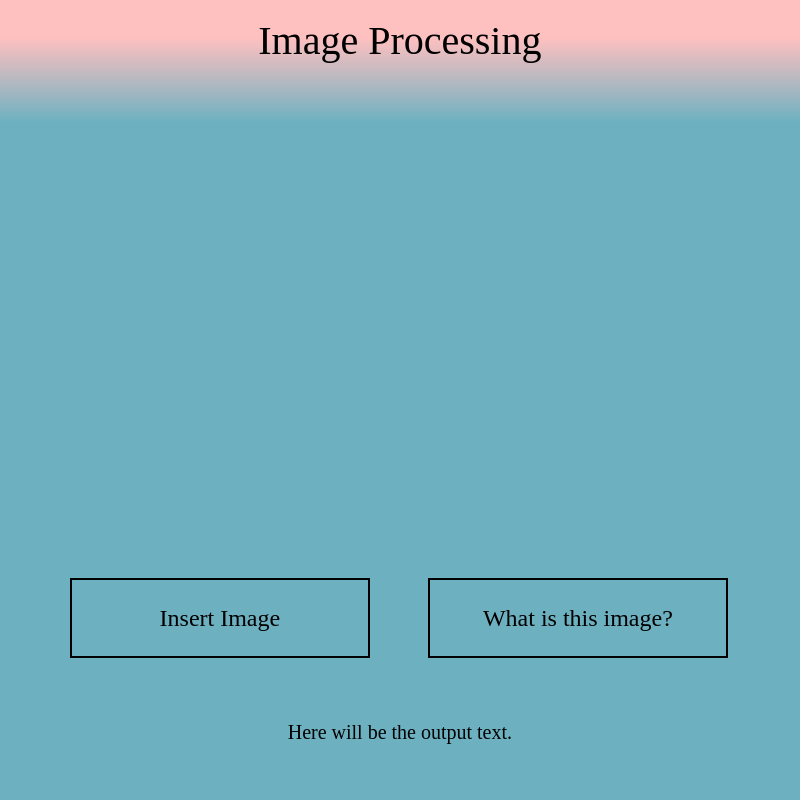
<?xml version="1.0" encoding="UTF-8"?>
<ui version="4.0">
 <class>MainWindow</class>
 <widget class="QMainWindow" name="MainWindow">
  <property name="geometry">
   <rect>
    <x>0</x>
    <y>0</y>
    <width>800</width>
    <height>800</height>
   </rect>
  </property>
  <property name="windowTitle">
   <string>MainWindow</string>
  </property>
  <property name="styleSheet">
   <string notr="true">QMainWindow#MainWindow{
/*background-color: qconicalgradient(cx:0.525, cy:0.534, angle:180.1, stop:0 rgba(109, 177, 193, 255), stop:0.9801 rgba(255, 192, 192, 255));*/
background-color: qlineargradient(spread:pad, x1:1, y1:0.153, x2:1, y2:0.00595455, stop:0 rgba(109, 177, 193, 255), stop:0.721393 rgba(255, 192, 192, 255));
}</string>
  </property>
  <widget class="QWidget" name="centralwidget">
   <layout class="QVBoxLayout" name="verticalLayout_3">
    <item>
     <widget class="QWidget" name="widget_3" native="true">
      <property name="sizePolicy">
       <sizepolicy hsizetype="Minimum" vsizetype="Minimum">
        <horstretch>0</horstretch>
        <verstretch>0</verstretch>
       </sizepolicy>
      </property>
      <property name="styleSheet">
       <string notr="true">color: rgb(0, 0, 0);
font-family: georgia;
font-size: 30pt;</string>
      </property>
      <layout class="QVBoxLayout" name="verticalLayout_4">
       <item>
        <widget class="QLabel" name="title">
         <property name="text">
          <string>Image Processing</string>
         </property>
         <property name="alignment">
          <set>Qt::AlignCenter</set>
         </property>
        </widget>
       </item>
      </layout>
     </widget>
    </item>
    <item>
     <widget class="QWidget" name="widget_2" native="true">
      <property name="sizePolicy">
       <sizepolicy hsizetype="Expanding" vsizetype="Expanding">
        <horstretch>0</horstretch>
        <verstretch>0</verstretch>
       </sizepolicy>
      </property>
      <layout class="QHBoxLayout" name="horizontalLayout_3">
       <item>
        <widget class="QLabel" name="imageLabel">
         <property name="styleSheet">
          <string notr="true">image: url(:/newPrefix/bird.jpg);</string>
         </property>
         <property name="text">
          <string/>
         </property>
        </widget>
       </item>
      </layout>
     </widget>
    </item>
    <item>
     <widget class="QWidget" name="widget" native="true">
      <layout class="QHBoxLayout" name="horizontalLayout">
       <item>
        <widget class="QPushButton" name="pushButton">
         <property name="sizePolicy">
          <sizepolicy hsizetype="Minimum" vsizetype="Minimum">
           <horstretch>0</horstretch>
           <verstretch>0</verstretch>
          </sizepolicy>
         </property>
         <property name="minimumSize">
          <size>
           <width>300</width>
           <height>80</height>
          </size>
         </property>
         <property name="maximumSize">
          <size>
           <width>300</width>
           <height>80</height>
          </size>
         </property>
         <property name="styleSheet">
          <string notr="true">font-family: georgia;
font-size: 18pt;
border-style: solid;
border-width: 2px;
border-color: black;</string>
         </property>
         <property name="text">
          <string>Insert Image</string>
         </property>
        </widget>
       </item>
       <item>
        <widget class="QPushButton" name="submitBtn">
         <property name="sizePolicy">
          <sizepolicy hsizetype="Minimum" vsizetype="Minimum">
           <horstretch>0</horstretch>
           <verstretch>0</verstretch>
          </sizepolicy>
         </property>
         <property name="minimumSize">
          <size>
           <width>300</width>
           <height>80</height>
          </size>
         </property>
         <property name="maximumSize">
          <size>
           <width>300</width>
           <height>80</height>
          </size>
         </property>
         <property name="styleSheet">
          <string notr="true">font-family: georgia;
font-size: 18pt;
border-style: solid;
border-width: 2px;
border-color: black;</string>
         </property>
         <property name="text">
          <string>What is this image?</string>
         </property>
        </widget>
       </item>
      </layout>
     </widget>
    </item>
    <item>
     <widget class="QWidget" name="widget_4" native="true">
      <layout class="QHBoxLayout" name="horizontalLayout_2">
       <item>
        <widget class="QLabel" name="outputTxt">
         <property name="minimumSize">
          <size>
           <width>500</width>
           <height>100</height>
          </size>
         </property>
         <property name="styleSheet">
          <string notr="true">font-family: georgia;
font-size: 15pt;</string>
         </property>
         <property name="text">
          <string>Here will be the output text.</string>
         </property>
         <property name="alignment">
          <set>Qt::AlignCenter</set>
         </property>
        </widget>
       </item>
      </layout>
     </widget>
    </item>
   </layout>
  </widget>
 </widget>
 <resources>
  <include location="source_rc.qrc"/>
 </resources>
 <connections/>
</ui>
